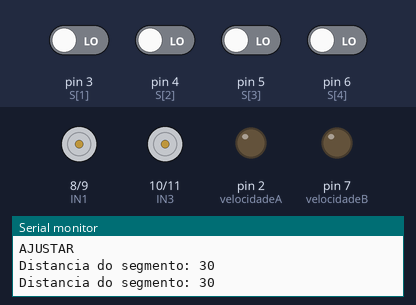
Bench run of a sketch on a simulated Arduino Uno, built with avr-gcc and run on an emulated ATmega328P. Shown: motor-driver pin pairs drawn as motors (green arrow = first pin HIGH = forward, orange = second pin HIGH = backward, longer = more drive), output pins drawn as LEDs (lit = HIGH), the last lines printed to the serial monitor. The test bench sets the inputs (shaded band); at power-on: pin 3 (S[1]), pin 4 (S[2]), pin 5 (S[3]), pin 6 (S[4]) LOW. Random numbers use the default seed unless the sketch sets one.

Above: at 2.2 s.
2.3 s: pin 3 (S[1]) driven HIGH
At 3.6 s:
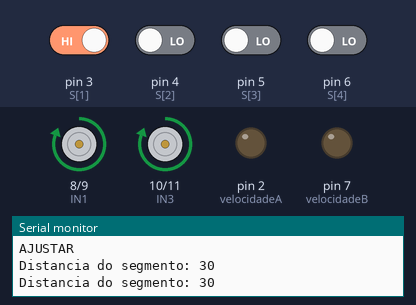
3.9 s: pin 6 (S[4]) driven HIGH
At 4.79 s:
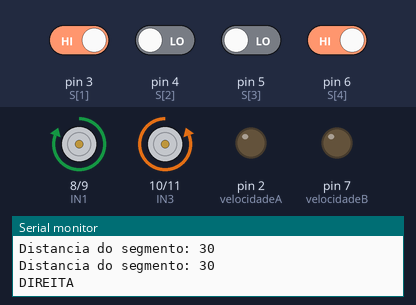
At 5.32 s:
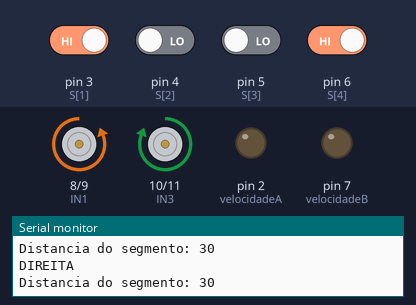
6.9 s: pin 4 (S[2]) driven HIGH
9.9 s: pin 4 (S[2]) driven LOW
12.9 s: pin 3 (S[1]) driven LOW and pin 4 (S[2]) driven HIGH
15.9 s: pin 6 (S[4]) driven LOW
Timing chart, 0 to 18.5 s (numbered marks = the images above; inputs shaded):
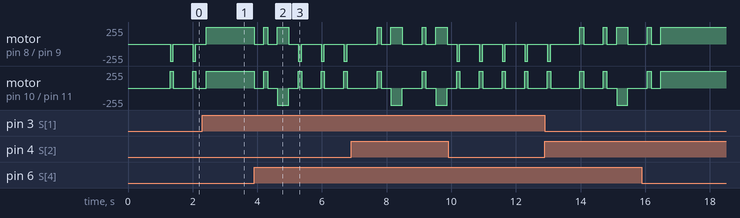

The sketch:

Seguidorzinho.ino
```cpp
int S[]={2,3,4,5,6}; // declaração das portas dos sensores,(verde=s0, verde=s1,branco=s2 central, amarelo=s3, amarelo=s4)
int sensor[5];//vetor de sensores
int num=0,den=0, vp; //variaveis utilizadas no PID
int ve,vd; //Variavel que recebe os valores do pwm para velocidade
//int i;
int ci,vp0;
float G=1.7,c=0,cp=0,erro=0; //parametros do PID
int z,s; // z é utilizado para a função da curva e s para a medir distancia
int e = 0;
int d = 0;
int cr = 0;
int fim = 0;


int IN1 = 8 ;
int IN2 = 9 ;
int velocidadeA = 2; //motor esquerdo(ENA)

//motor_B
int IN3 = 10 ;
int IN4 = 11;
int velocidadeB = 7; //motor direito(ENB)
long ti,tf; //tempo inicial e final de cada reta
void setup()
{
  Serial.begin(38400);//configura a taxa de comunicação serial em bits por segundo (baud rate)(9600)sem retorno
  pinMode(IN1, OUTPUT);// Configura o pino do IN1 como saída
  pinMode(IN2, OUTPUT);
  pinMode(IN3, OUTPUT);
  pinMode(IN4, OUTPUT);

  pinMode(velocidadeA,OUTPUT);
  pinMode(velocidadeB,OUTPUT);
  //for(i=8;i<=12;i++)
  pinMode(sensor[0],INPUT);
  pinMode(sensor[1],INPUT);
  pinMode(sensor[2],INPUT);
  pinMode(sensor[3],INPUT);
  pinMode(sensor[4],INPUT);
  delay(1000);//espera 2 segundos
}
///////////////////////////////////////////////////////////////////////////////////////////////////////
void loop()
{
  ler_sensor();

  if(fim == 1)
  {
   parar();
   Serial.println("FIM");
  }
///////////////////////////////
  else
  {
    ler_sensor();
    if(d ==  0 && e == 0 && sensor[0] == 0 && sensor[1] == 0 && sensor[2] == 1 && sensor[3] == 0 && sensor[4] == 0)
    {
      frente();
      ler_sensor();
    }

    if ((sensor[1] == 1 || sensor[3] == 1) && (sensor[0] == 0 || sensor[4] == 0))
    {
      controlPID();
      ler_sensor();
    }
    ler_sensor();
    if(sensor [0] == 1 && sensor [4] == 0) // ESQUERDA
    {
      e = 1;
    }
    if(e == 1 && d == 0)
    {
      parar();
      posicionar();
      parar();
      ler_sensor();
      if(sensor[2] == 1)
      {
        int rcd = random(0,10);///SORTEIO
        Serial.println("Sorteio ESQUERDA x FRENTE.");

        if(rcd <= 5) // IR PRA FRENTE
        {
          Serial.println("FRENTE");
          e = 0;
        }
        else
        {
          Serial.println("ESQUERDA");
          esquerda();
        }
       }
       else
      {
        Serial.println("ESQUERDA");
        esquerda();
        delay(20);
      }
    }

    ler_sensor();
    if(sensor [0] == 0 && sensor[4] == 1) // DIREITA
    {
      d = 1;
    }
    if(e == 0 && d == 1)
    {
      parar();
      posicionar();
      parar();
      ler_sensor();
      if(sensor[2] == 1)
      {
        int rcd = random(0,10);///SORTEIO
        Serial.println("Sorteio DIREITA x FRENTE.");
        if(rcd <= 5) // IR PRA FRENTE
        {
          Serial.println("FRENTE.");
          d = 0;
        }
        else
        {
          Serial.println("DIREITA");
          direita();
        }
      }
      else
      {
        Serial.println("DIREITA");
        direita();
        delay(20);
      }
    }
    ler_sensor();
    if(sensor[0] == 0 && sensor[1] == 0  && sensor[2] == 0 && sensor[3] == 0 && sensor[4] == 0)
    {
      Serial.println("AJUSTAR");
      parar();
      esquerda_correcao();
    }
    if(sensor[0] == 1 && sensor[1] == 1 && sensor[2] == 1 && sensor[3] == 1 && sensor[4] == 1)
    {
      parar();
      posicionar();
      parar();
      ler_sensor();
      if(sensor[0] == 1 && sensor[1] == 1 && sensor[2] == 1 && sensor[3] == 1 && sensor[4] == 1)
      {
        fim = 1;
        parar();
        Serial.println("FIM");
      }
      else
      {
        delay(200);
        if(sensor[0] == 0 && sensor[2] == 1 && sensor[4] == 0)
        { // SE PUDER SEGUIR
          Serial.println("Sorteio FRENTE x DIREITA x ESQUERDA");
          int rcd2 = random(0,12);//sorteio do caminho a seguir

          if(rcd2 <= 4)
          { //SEGUIR
            Serial.println("FRENTE");
            parar();
            frente();
          }

          if(rcd2 > 4 && rcd2 <= 8)
          { // VIRAR A DIREITA
            Serial.println("DIREITA");
            parar();
            direita();
          }

          if(rcd2 > 8)
          { //VIRAR A ESQUERDA
            Serial.println("ESQUERDA");
            parar();
            esquerda();
          }

        }
      }
    }

  }
/////////////////////////////////////////////////////
}
//////////////////////////////////////////////////////////////////////////////////////////////
void controlPID()
{
  den=0;
  num=0;
  for(int i=0;i<5;i++)
  {
      sensor[i]=digitalRead(S[i]);
      if ((i>=1)&&(i<=3))
      {
        num=(i+1)*sensor[i]+num;
        den=sensor[i]+den;
        delay(5);
      }
   }
  vp=((num*10)/den);
  if(den>0) {
    vp=num*10/den;
  }
  else {
    vp=vp0;
  }
  if(den>0) {
    vp0=vp;
  }
  erro=30-vp; //Caso apenas o sensor(2),no meio, esteja ativo o vp será 30
  cp=G*erro;
  c=cp;
  ve = 58-c;
  vd = 53+c;
  digitalWrite(IN1,HIGH);//avançar
  digitalWrite(IN2,LOW);
  digitalWrite(IN3,HIGH);//avançar
  digitalWrite(IN4,LOW);
  analogWrite(velocidadeA,ve);
  analogWrite(velocidadeB,vd);
}

void frente()
{
  s=s+1;
  if(s==1)
  {
    ti=millis();
    //Serial.println("ti");
    //Serial.println(ti);
  }
  digitalWrite(IN1,HIGH);//avançar
  digitalWrite(IN2,LOW);
  digitalWrite(IN3,HIGH);//avançar
  digitalWrite(IN4,LOW);
  analogWrite(velocidadeA,50);
  analogWrite(velocidadeB,48);
}

void ler_sensor()
{
  for(int i=0;i<5;i++)
    {
      sensor[i]=digitalRead(S[i]); /*Atualiza os valores dos sensores. A função digitalRead() é usada para ler o estado lógico de um pino.
      Ela é capaz de dizer se a tensão neste pino é alta (~ 5V) ou baixa (~ 0V), ou em outras palavras, dizer se o pino tem estado lógico 1 ou 0 (ou ainda HIGH/LOW).*/
    }
}
void parar()
{
    s=0;
    tf=millis();
    long dist=abs(tf-ti);
    //Serial.println("s");
    //Serial.println(s);
    //Serial.println(tf);
    //Serial.println(dist);

    int result;
    if(dist<=70000)
    {
        result=30;
    }

    if(dist>70000)
    {
        result=60;
    }

    Serial.print("Distancia do segmento: ");
    Serial.println (result);

    digitalWrite(IN1,LOW);
    digitalWrite(IN2,LOW);
    digitalWrite(IN3,LOW);
    digitalWrite(IN4,LOW);
    analogWrite(velocidadeA,0);
    analogWrite(velocidadeB,0);
    delay(300);
}
void posicionar()
{
  digitalWrite(IN1,HIGH);//avançar
  digitalWrite(IN2,LOW);
  digitalWrite(IN3,HIGH);//avançar
  digitalWrite(IN4,LOW);
  analogWrite(velocidadeA,83);
  analogWrite(velocidadeB,80);
  delay(120);
}
void esquerda()
{
    e = 0;
    digitalWrite(IN1,LOW);
    digitalWrite(IN2,HIGH);
    digitalWrite(IN3,HIGH);
    digitalWrite(IN4,LOW);
    analogWrite(velocidadeA, 95); //75 e 77
    analogWrite(velocidadeB,93);
    delay(350);
    parar();
    ler_sensor();
    while(sensor[2] == 0)
    {
      ler_sensor();
      direita_correcao();
      parar();
    }
}
void direita()
{
    d = 0;
    digitalWrite(IN1,HIGH);
    digitalWrite(IN2,LOW);
    digitalWrite(IN3,LOW);
    digitalWrite(IN4,HIGH);
    analogWrite(velocidadeA, 95); //75 e 77
    analogWrite(velocidadeB,93);
    delay(350);
    parar();
    ler_sensor();
    while(sensor[2] == 0)
    {
      ler_sensor();
      esquerda_correcao();
      parar();
    }
}
void esquerda_correcao()
{
    digitalWrite(IN1,LOW);
    digitalWrite(IN2,HIGH);
    digitalWrite(IN3,HIGH);
    digitalWrite(IN4,LOW);
    analogWrite(velocidadeA, 83); //75 e 77
    analogWrite(velocidadeB,81);
    delay(100);
    parar();
    ler_sensor();
}
void direita_correcao()
{
    digitalWrite(IN1,HIGH);
    digitalWrite(IN2,LOW);
    digitalWrite(IN3,LOW);
    digitalWrite(IN4,HIGH);
    analogWrite(velocidadeA, 83); //75 e 77
    analogWrite(velocidadeB,81);
    delay(100);
    parar();
    ler_sensor();
}
```
